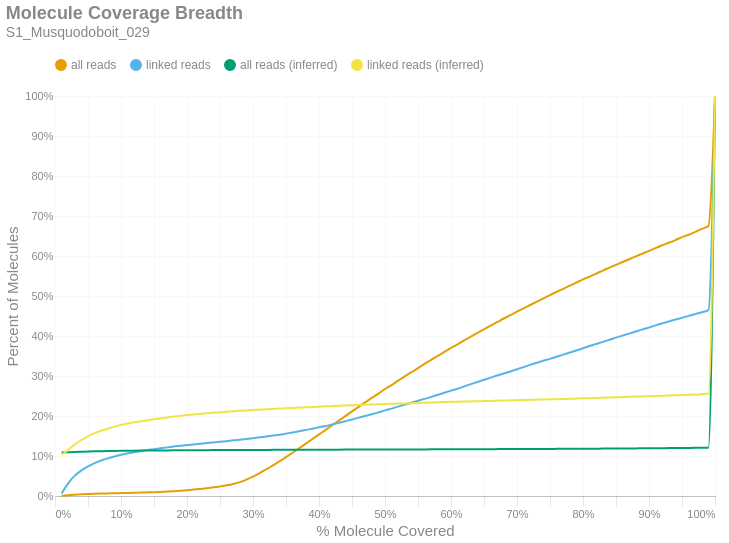

Here is the notebook cell this chart was saved with:
### Markdown cell above
### Molecule Read Coverage
This chart shows molecule coverage breadth as computed by the number of bases aligned to that molecule. In other words, "*how much of each unique long molecule is actually sequenced/aligned?*" Keep in mind there is a distinction between sequences and alignments, since some sequences belonging to a particular molecule may not align well and wouldn't appear in the alignment data. This chart also shows molecule coverage breadth as computed by the *inferred fragment* from which the aligned sequences originate. Unlike read coverage, this calculation takes into account the total insert size, including unsequenced gaps between the forward and reverse reads. Like the previous figures, these are cumulative percents.

### Code cell
if SKIPLR:
    print_html(f"Skipped")
else:
    binned_df = consolidated_hist(valids['coverage_bp'], mask, 0.01, True)
    binned_df_inf = consolidated_hist(valids['coverage_inserts'], mask, 0.01, True)
    binned_df = binned_df.with_columns(pl.lit(binned_df_inf['all reads (cumsum)']).alias('all reads (inferred)'))
    binned_df = binned_df.with_columns(pl.lit(binned_df_inf['linked reads (cumsum)']).alias('linked reads (inferred)'))
    binned_df = binned_df.with_columns(
        (pl.col('bin').cast(pl.Float64) + 0.01).alias('right_edge')
    )

    with SafeRender(binned_df):
        (
            density_plot(binned_df, 'Molecule Coverage Breadth', samplename, 'molcov', ['all reads (inferred)','linked reads (inferred)'])
            .encode(
                #x=alt.X('bin:Q', title="% Molecule Covered").axis(format = '%').scale(padding=0),
                x=alt.X('right_edge:Q', title="% Molecule Covered").axis(format='%').scale(padding=0),
                y=alt.Y('value:Q', title='Percent of Molecules')
                    .axis(format='%')
                    .stack(False)
                    .scale(domainMin=0, padding=0),
                color=alt.Color("key:N").scale(domain = ["all reads", "linked reads", "all reads (inferred)", "linked reads (inferred)"]),
                tooltip = [
                    alt.Tooltip("key:N", title = "Data Type"),
                    alt.Tooltip("range_label:N", title="% Molecule Covered"),
                    alt.Tooltip("value:Q", format = ".2%", title="% Molecules")
                ]
            )
        ).display()

### Figure 1 — Vega-Lite specification as saved in the notebook (floating-point values rounded to 4 significant figures)
{"width": "container", "height": 400, "config": {"title": {"anchor": "start", "dy": -15, "fontSize": 18, "color": "#888888", "subtitleColor": "#888888", "subtitleFontSize": 14}, "arc": {"fill": "#0072B2"}, "axis": {"domainColor": "#888888", "domainWidth": 0.5, "gridWidth": 0.2, "grid": false, "titleFontWeight": 400, "titleFontSize": 15, "labelFontSize": 11, "labelColor": "#888888", "tickColor": "#888888", "tickWidth": 0.2, "titleColor": "#888888"}, "axisBand": {"grid": false}, "axisX": {"grid": true, "tickSize": 10, "domainCap": "round"}, "axisY": {"domain": false, "grid": true, "tickSize": 0, "domainCap": "round"}, "background": "transparent", "header": {"labelFontSize": 15, "labelColor": "#888888", "titleFontSize": 15, "titleFontWeight": 600, "titleColor": "#888888"}, "legend": {"labelFont": "sans-serif", "labelFontSize": 12, "labelColor": "#888888", "symbolSize": 100, "symbolType": "circle", "titleFontSize": 12, "titlePadding": 10, "titleColor": "#888888", "title": null, "orient": "top"}, "range": {"category": ["#E69F00", "#56B4E9", "#009E73", "#F0E442", "#0072B2", "#D55E00", "#CC79A7", "#000000"], "diverging": ["#cfe8f3", "#a2d4ec", "#73bfe2", "#46abdb", "#1696d2", "#12719e"]}, "area": {"fill": "#0072B2", "fillOpacity": 0.7, "line": true, "strokeOpacity": 0.7}, "line": {"color": "#0072B2", "stroke": "#0072B2", "strokeWidth": 2}, "trail": {"color": "#0072B2", "stroke": "#0072B2", "strokeWidth": 0, "size": 1}, "point": {"filled": true, "fillOpacity": 1.0, "size": 95}, "text": {"color": "#888888", "fontSize": 11, "align": "right", "fontWeight": 400, "size": 11}, "bar": {"fill": "#0072B2", "stroke": null}, "view": {"stroke": null, "continuousWidth": 660, "continuousHeight": 400}}, "data": {"name": "data-7bdfb6e5de07fe221094ba1c9741ac44"}, "mark": {"type": "line", "interpolate": "monotone", "point": {"opacity": 0, "size": 275}}, "encoding": {"color": {"field": "key", "scale": {"domain": ["all reads", "linked reads", "all reads (inferred)", "linked reads (inferred)"]}, "type": "nominal"}, "tooltip": [{"field": "key", "title": "Data Type", "type": "nominal"}, {"field": "range_label", "title": "% Molecule Covered", "type": "nominal"}, {"field": "value", "format": ".2%", "title": "% Molecules", "type": "quantitative"}], "x": {"axis": {"format": "%"}, "field": "right_edge", "scale": {"padding": 0}, "title": "% Molecule Covered", "type": "quantitative"}, "y": {"axis": {"format": "%"}, "field": "value", "scale": {"domainMin": 0, "padding": 0}, "stack": false, "title": "Percent of Molecules", "type": "quantitative"}}, "params": [{"name": "param_c36ac31b6afebe62", "select": {"type": "point", "fields": ["key"]}, "bind": "legend"}], "title": {"text": "Molecule Coverage Breadth", "subtitle": "S1_Musquodoboit_029"}, "transform": [{"fold": ["all reads (cumsum)", "linked reads (cumsum)", "all reads (inferred)", "linked reads (inferred)"]}, {"calculate": "replace(datum.key, ' (cumsum)', '')", "as": "key"}, {"filter": {"param": "param_c36ac31b6afebe62"}}], "usermeta": {"embedOptions": {"downloadFileName": "S1_Musquodoboit_029.molcov"}}, "$schema": "https://vega.github.io/schema/vega-lite/v6.1.0.json", "datasets": {"data-7bdfb6e5de07fe221094ba1c9741ac44": [{"bin": "0.0", "interval": "0.0-0.01", "all reads": 0.0005197, "linked reads": 0.006251, "all reads (cumsum)": 0.0005197, "linked reads (cumsum)": 0.006251, "range_label": "0.0-0.01", "all reads (inferred)": 0.1086, "linked reads (inferred)": 0.1034, "right_edge": 0.01}, {"bin": "0.01", "interval": "0.01-0.02", "all reads": 0.001596, "linked reads": 0.0254, "all reads (cumsum)": 0.002116, "linked reads (cumsum)": 0.03165, "range_label": "0.01-0.02", "all reads (inferred)": 0.1093, "linked reads (inferred)": 0.1151, "right_edge": 0.02}, {"bin": "0.02", "interval": "0.02-0.03", "all reads": 0.001221, "linked reads": 0.01921, "all reads (cumsum)": 0.003338, "linked reads (cumsum)": 0.05086, "range_label": "0.02-0.03", "all reads (inferred)": 0.1101, "linked reads (inferred)": 0.1292, "right_edge": 0.03}, {"bin": "0.03", "interval": "0.03-0.04", "all reads": 0.0009231, "linked reads": 0.01308, "all reads (cumsum)": 0.004261, "linked reads (cumsum)": 0.06394, "range_label": "0.03-0.04", "all reads (inferred)": 0.1107, "linked reads (inferred)": 0.14, "right_edge": 0.04}, {"bin": "0.04", "interval": "0.04-0.05", "all reads": 0.0007168, "linked reads": 0.01017, "all reads (cumsum)": 0.004977, "linked reads (cumsum)": 0.0741, "range_label": "0.04-0.05", "all reads (inferred)": 0.1113, "linked reads (inferred)": 0.1491, "right_edge": 0.05}, {"bin": "0.05", "interval": "0.05-0.06", "all reads": 0.0005954, "linked reads": 0.007954, "all reads (cumsum)": 0.005573, "linked reads (cumsum)": 0.08206, "range_label": "0.05-0.06", "all reads (inferred)": 0.1118, "linked reads (inferred)": 0.157, "right_edge": 0.06}, {"bin": "0.06", "interval": "0.06-0.07", "all reads": 0.000504, "linked reads": 0.006553, "all reads (cumsum)": 0.006077, "linked reads (cumsum)": 0.08861, "range_label": "0.06-0.07", "all reads (inferred)": 0.1121, "linked reads (inferred)": 0.1632, "right_edge": 0.07}, {"bin": "0.07", "interval": "0.07-0.08", "all reads": 0.0004262, "linked reads": 0.005413, "all reads (cumsum)": 0.006503, "linked reads (cumsum)": 0.09402, "range_label": "0.07-0.08", "all reads (inferred)": 0.1124, "linked reads (inferred)": 0.1684, "right_edge": 0.08}, {"bin": "0.08", "interval": "0.08-0.09", "all reads": 0.0004205, "linked reads": 0.004533, "all reads (cumsum)": 0.006923, "linked reads (cumsum)": 0.09855, "range_label": "0.08-0.09", "all reads (inferred)": 0.1127, "linked reads (inferred)": 0.1735, "right_edge": 0.09}, {"bin": "0.09", "interval": "0.09-0.1", "all reads": 0.0004262, "linked reads": 0.00441, "all reads (cumsum)": 0.00735, "linked reads (cumsum)": 0.103, "range_label": "0.09-0.1", "all reads (inferred)": 0.113, "linked reads (inferred)": 0.1778, "right_edge": 0.1}, {"bin": "0.1", "interval": "0.1-0.11", "all reads": 0.0004212, "linked reads": 0.003379, "all reads (cumsum)": 0.007771, "linked reads (cumsum)": 0.1063, "range_label": "0.1-0.11", "all reads (inferred)": 0.1132, "linked reads (inferred)": 0.181, "right_edge": 0.11}, {"bin": "0.11", "interval": "0.11-0.12", "all reads": 0.0004148, "linked reads": 0.002926, "all reads (cumsum)": 0.008186, "linked reads (cumsum)": 0.1093, "range_label": "0.11-0.12", "all reads (inferred)": 0.1133, "linked reads (inferred)": 0.1843, "right_edge": 0.12}, {"bin": "0.12", "interval": "0.12-0.13", "all reads": 0.0004026, "linked reads": 0.002748, "all reads (cumsum)": 0.008588, "linked reads (cumsum)": 0.112, "range_label": "0.12-0.13", "all reads (inferred)": 0.1135, "linked reads (inferred)": 0.1868, "right_edge": 0.13}, {"bin": "0.13", "interval": "0.13-0.14", "all reads": 0.0004755, "linked reads": 0.00294, "all reads (cumsum)": 0.009064, "linked reads (cumsum)": 0.115, "range_label": "0.13-0.14", "all reads (inferred)": 0.1136, "linked reads (inferred)": 0.1896, "right_edge": 0.14}, {"bin": "0.14", "interval": "0.14-0.15", "all reads": 0.0005133, "linked reads": 0.002157, "all reads (cumsum)": 0.009577, "linked reads (cumsum)": 0.1171, "range_label": "0.14-0.15", "all reads (inferred)": 0.1138, "linked reads (inferred)": 0.1921, "right_edge": 0.15}, {"bin": "0.15", "interval": "0.15-0.16", "all reads": 0.0006204, "linked reads": 0.002445, "all reads (cumsum)": 0.0102, "linked reads (cumsum)": 0.1196, "range_label": "0.15-0.16", "all reads (inferred)": 0.1139, "linked reads (inferred)": 0.1944, "right_edge": 0.16}, {"bin": "0.16", "interval": "0.16-0.17", "all reads": 0.0008017, "linked reads": 0.001992, "all reads (cumsum)": 0.011, "linked reads (cumsum)": 0.1216, "range_label": "0.16-0.17", "all reads (inferred)": 0.114, "linked reads (inferred)": 0.1965, "right_edge": 0.17}, {"bin": "0.17", "interval": "0.17-0.18", "all reads": 0.00103, "linked reads": 0.002157, "all reads (cumsum)": 0.01203, "linked reads (cumsum)": 0.1237, "range_label": "0.17-0.18", "all reads (inferred)": 0.1142, "linked reads (inferred)": 0.1985, "right_edge": 0.18}, {"bin": "0.18", "interval": "0.18-0.19", "all reads": 0.00117, "linked reads": 0.001841, "all reads (cumsum)": 0.0132, "linked reads (cumsum)": 0.1255, "range_label": "0.18-0.19", "all reads (inferred)": 0.1143, "linked reads (inferred)": 0.2004, "right_edge": 0.19}, {"bin": "0.19", "interval": "0.19-0.2", "all reads": 0.00136, "linked reads": 0.002006, "all reads (cumsum)": 0.01456, "linked reads (cumsum)": 0.1276, "range_label": "0.19-0.2", "all reads (inferred)": 0.1144, "linked reads (inferred)": 0.2024, "right_edge": 0.2}, {"bin": "0.2", "interval": "0.2-0.21", "all reads": 0.001474, "linked reads": 0.001415, "all reads (cumsum)": 0.01603, "linked reads (cumsum)": 0.129, "range_label": "0.2-0.21", "all reads (inferred)": 0.1145, "linked reads (inferred)": 0.2039, "right_edge": 0.21}, {"bin": "0.21", "interval": "0.21-0.22", "all reads": 0.00173, "linked reads": 0.00169, "all reads (cumsum)": 0.01776, "linked reads (cumsum)": 0.1307, "range_label": "0.21-0.22", "all reads (inferred)": 0.1146, "linked reads (inferred)": 0.2057, "right_edge": 0.22}, {"bin": "0.22", "interval": "0.22-0.23", "all reads": 0.001848, "linked reads": 0.001635, "all reads (cumsum)": 0.01961, "linked reads (cumsum)": 0.1323, "range_label": "0.22-0.23", "all reads (inferred)": 0.1147, "linked reads (inferred)": 0.2069, "right_edge": 0.23}, {"bin": "0.23", "interval": "0.23-0.24", "all reads": 0.002075, "linked reads": 0.001717, "all reads (cumsum)": 0.02169, "linked reads (cumsum)": 0.134, "range_label": "0.23-0.24", "all reads (inferred)": 0.1147, "linked reads (inferred)": 0.2081, "right_edge": 0.24}, {"bin": "0.24", "interval": "0.24-0.25", "all reads": 0.002305, "linked reads": 0.001511, "all reads (cumsum)": 0.02399, "linked reads (cumsum)": 0.1355, "range_label": "0.24-0.25", "all reads (inferred)": 0.1148, "linked reads (inferred)": 0.2093, "right_edge": 0.25}, {"bin": "0.25", "interval": "0.25-0.26", "all reads": 0.002666, "linked reads": 0.001649, "all reads (cumsum)": 0.02666, "linked reads (cumsum)": 0.1372, "range_label": "0.25-0.26", "all reads (inferred)": 0.1149, "linked reads (inferred)": 0.2106, "right_edge": 0.26}, {"bin": "0.26", "interval": "0.26-0.27", "all reads": 0.003411, "linked reads": 0.001923, "all reads (cumsum)": 0.03007, "linked reads (cumsum)": 0.1391, "range_label": "0.26-0.27", "all reads (inferred)": 0.115, "linked reads (inferred)": 0.2119, "right_edge": 0.27}, {"bin": "0.27", "interval": "0.27-0.28", "all reads": 0.004727, "linked reads": 0.001539, "all reads (cumsum)": 0.03479, "linked reads (cumsum)": 0.1406, "range_label": "0.27-0.28", "all reads (inferred)": 0.115, "linked reads (inferred)": 0.2129, "right_edge": 0.28}, {"bin": "0.28", "interval": "0.28-0.29", "all reads": 0.006299, "linked reads": 0.001786, "all reads (cumsum)": 0.04109, "linked reads (cumsum)": 0.1424, "range_label": "0.28-0.29", "all reads (inferred)": 0.1151, "linked reads (inferred)": 0.214, "right_edge": 0.29}, {"bin": "0.29", "interval": "0.29-0.3", "all reads": 0.007499, "linked reads": 0.001896, "all reads (cumsum)": 0.04859, "linked reads (cumsum)": 0.1443, "range_label": "0.29-0.3", "all reads (inferred)": 0.1152, "linked reads (inferred)": 0.215, "right_edge": 0.3}, {"bin": "0.3", "interval": "0.3-0.31", "all reads": 0.008565, "linked reads": 0.002432, "all reads (cumsum)": 0.05716, "linked reads (cumsum)": 0.1467, "range_label": "0.3-0.31", "all reads (inferred)": 0.1152, "linked reads (inferred)": 0.216, "right_edge": 0.31}, {"bin": "0.31", "interval": "0.31-0.32", "all reads": 0.009262, "linked reads": 0.001951, "all reads (cumsum)": 0.06642, "linked reads (cumsum)": 0.1487, "range_label": "0.31-0.32", "all reads (inferred)": 0.1153, "linked reads (inferred)": 0.2168, "right_edge": 0.32}, {"bin": "0.32", "interval": "0.32-0.33", "all reads": 0.01, "linked reads": 0.002432, "all reads (cumsum)": 0.07642, "linked reads (cumsum)": 0.1511, "range_label": "0.32-0.33", "all reads (inferred)": 0.1153, "linked reads (inferred)": 0.2177, "right_edge": 0.33}, {"bin": "0.33", "interval": "0.33-0.34", "all reads": 0.01014, "linked reads": 0.002047, "all reads (cumsum)": 0.08656, "linked reads (cumsum)": 0.1532, "range_label": "0.33-0.34", "all reads (inferred)": 0.1154, "linked reads (inferred)": 0.2187, "right_edge": 0.34}, {"bin": "0.34", "interval": "0.34-0.35", "all reads": 0.01068, "linked reads": 0.002775, "all reads (cumsum)": 0.09724, "linked reads (cumsum)": 0.156, "range_label": "0.34-0.35", "all reads (inferred)": 0.1154, "linked reads (inferred)": 0.2194, "right_edge": 0.35}, {"bin": "0.35", "interval": "0.35-0.36", "all reads": 0.01082, "linked reads": 0.002912, "all reads (cumsum)": 0.1081, "linked reads (cumsum)": 0.1589, "range_label": "0.35-0.36", "all reads (inferred)": 0.1155, "linked reads (inferred)": 0.2203, "right_edge": 0.36}, {"bin": "0.36", "interval": "0.36-0.37", "all reads": 0.01124, "linked reads": 0.003064, "all reads (cumsum)": 0.1193, "linked reads (cumsum)": 0.1619, "range_label": "0.36-0.37", "all reads (inferred)": 0.1156, "linked reads (inferred)": 0.221, "right_edge": 0.37}, {"bin": "0.37", "interval": "0.37-0.38", "all reads": 0.01146, "linked reads": 0.00305, "all reads (cumsum)": 0.1308, "linked reads (cumsum)": 0.165, "range_label": "0.37-0.38", "all reads (inferred)": 0.1156, "linked reads (inferred)": 0.2218, "right_edge": 0.38}, {"bin": "0.38", "interval": "0.38-0.39", "all reads": 0.01143, "linked reads": 0.003393, "all reads (cumsum)": 0.1422, "linked reads (cumsum)": 0.1684, "range_label": "0.38-0.39", "all reads (inferred)": 0.1157, "linked reads (inferred)": 0.2226, "right_edge": 0.39}, {"bin": "0.39", "interval": "0.39-0.4", "all reads": 0.01181, "linked reads": 0.003379, "all reads (cumsum)": 0.154, "linked reads (cumsum)": 0.1717, "range_label": "0.39-0.4", "all reads (inferred)": 0.1157, "linked reads (inferred)": 0.2234, "right_edge": 0.4}, {"bin": "0.4", "interval": "0.4-0.41", "all reads": 0.01128, "linked reads": 0.003352, "all reads (cumsum)": 0.1653, "linked reads (cumsum)": 0.1751, "range_label": "0.4-0.41", "all reads (inferred)": 0.1158, "linked reads (inferred)": 0.2242, "right_edge": 0.41}, {"bin": "0.41", "interval": "0.41-0.42", "all reads": 0.01162, "linked reads": 0.003819, "all reads (cumsum)": 0.1769, "linked reads (cumsum)": 0.1789, "range_label": "0.41-0.42", "all reads (inferred)": 0.1158, "linked reads (inferred)": 0.2249, "right_edge": 0.42}, {"bin": "0.42", "interval": "0.42-0.43", "all reads": 0.01153, "linked reads": 0.003888, "all reads (cumsum)": 0.1884, "linked reads (cumsum)": 0.1828, "range_label": "0.42-0.43", "all reads (inferred)": 0.1159, "linked reads (inferred)": 0.2257, "right_edge": 0.43}, {"bin": "0.43", "interval": "0.43-0.44", "all reads": 0.0114, "linked reads": 0.004272, "all reads (cumsum)": 0.1998, "linked reads (cumsum)": 0.1871, "range_label": "0.43-0.44", "all reads (inferred)": 0.1159, "linked reads (inferred)": 0.2264, "right_edge": 0.44}, {"bin": "0.44", "interval": "0.44-0.45", "all reads": 0.01165, "linked reads": 0.004286, "all reads (cumsum)": 0.2115, "linked reads (cumsum)": 0.1914, "range_label": "0.44-0.45", "all reads (inferred)": 0.116, "linked reads (inferred)": 0.2271, "right_edge": 0.45}, {"bin": "0.45", "interval": "0.45-0.46", "all reads": 0.01147, "linked reads": 0.004492, "all reads (cumsum)": 0.223, "linked reads (cumsum)": 0.1959, "range_label": "0.45-0.46", "all reads (inferred)": 0.1161, "linked reads (inferred)": 0.2276, "right_edge": 0.46}, {"bin": "0.46", "interval": "0.46-0.47", "all reads": 0.01101, "linked reads": 0.004121, "all reads (cumsum)": 0.234, "linked reads (cumsum)": 0.2, "range_label": "0.46-0.47", "all reads (inferred)": 0.1161, "linked reads (inferred)": 0.2282, "right_edge": 0.47}, {"bin": "0.47", "interval": "0.47-0.48", "all reads": 0.01127, "linked reads": 0.004341, "all reads (cumsum)": 0.2452, "linked reads (cumsum)": 0.2043, "range_label": "0.47-0.48", "all reads (inferred)": 0.1162, "linked reads (inferred)": 0.2288, "right_edge": 0.48}, {"bin": "0.48", "interval": "0.48-0.49", "all reads": 0.01068, "linked reads": 0.004698, "all reads (cumsum)": 0.2559, "linked reads (cumsum)": 0.209, "range_label": "0.48-0.49", "all reads (inferred)": 0.1162, "linked reads (inferred)": 0.2294, "right_edge": 0.49}, {"bin": "0.49", "interval": "0.49-0.5", "all reads": 0.01156, "linked reads": 0.005056, "all reads (cumsum)": 0.2675, "linked reads (cumsum)": 0.2141, "range_label": "0.49-0.5", "all reads (inferred)": 0.1163, "linked reads (inferred)": 0.23, "right_edge": 0.5}, {"bin": "0.5", "interval": "0.5-0.51", "all reads": 0.009925, "linked reads": 0.004437, "all reads (cumsum)": 0.2774, "linked reads (cumsum)": 0.2185, "range_label": "0.5-0.51", "all reads (inferred)": 0.1163, "linked reads (inferred)": 0.2305, "right_edge": 0.51}, {"bin": "0.51", "interval": "0.51-0.52", "all reads": 0.01099, "linked reads": 0.004973, "all reads (cumsum)": 0.2884, "linked reads (cumsum)": 0.2235, "range_label": "0.51-0.52", "all reads (inferred)": 0.1163, "linked reads (inferred)": 0.231, "right_edge": 0.52}, {"bin": "0.52", "interval": "0.52-0.53", "all reads": 0.01052, "linked reads": 0.004863, "all reads (cumsum)": 0.2989, "linked reads (cumsum)": 0.2283, "range_label": "0.52-0.53", "all reads (inferred)": 0.1164, "linked reads (inferred)": 0.2315, "right_edge": 0.53}, {"bin": "0.53", "interval": "0.53-0.54", "all reads": 0.01065, "linked reads": 0.004863, "all reads (cumsum)": 0.3096, "linked reads (cumsum)": 0.2332, "range_label": "0.53-0.54", "all reads (inferred)": 0.1165, "linked reads (inferred)": 0.2321, "right_edge": 0.54}, {"bin": "0.54", "interval": "0.54-0.55", "all reads": 0.01022, "linked reads": 0.004959, "all reads (cumsum)": 0.3198, "linked reads (cumsum)": 0.2382, "range_label": "0.54-0.55", "all reads (inferred)": 0.1165, "linked reads (inferred)": 0.2325, "right_edge": 0.55}, {"bin": "0.55", "interval": "0.55-0.56", "all reads": 0.01036, "linked reads": 0.004671, "all reads (cumsum)": 0.3301, "linked reads (cumsum)": 0.2428, "range_label": "0.55-0.56", "all reads (inferred)": 0.1166, "linked reads (inferred)": 0.2331, "right_edge": 0.56}, {"bin": "0.56", "interval": "0.56-0.57", "all reads": 0.01024, "linked reads": 0.004987, "all reads (cumsum)": 0.3404, "linked reads (cumsum)": 0.2478, "range_label": "0.56-0.57", "all reads (inferred)": 0.1166, "linked reads (inferred)": 0.2337, "right_edge": 0.57}, {"bin": "0.57", "interval": "0.57-0.58", "all reads": 0.009878, "linked reads": 0.005207, "all reads (cumsum)": 0.3503, "linked reads (cumsum)": 0.253, "range_label": "0.57-0.58", "all reads (inferred)": 0.1167, "linked reads (inferred)": 0.2342, "right_edge": 0.58}, {"bin": "0.58", "interval": "0.58-0.59", "all reads": 0.009875, "linked reads": 0.005056, "all reads (cumsum)": 0.3601, "linked reads (cumsum)": 0.2581, "range_label": "0.58-0.59", "all reads (inferred)": 0.1167, "linked reads (inferred)": 0.2348, "right_edge": 0.59}, {"bin": "0.59", "interval": "0.59-0.6", "all reads": 0.009987, "linked reads": 0.005426, "all reads (cumsum)": 0.3701, "linked reads (cumsum)": 0.2635, "range_label": "0.59-0.6", "all reads (inferred)": 0.1168, "linked reads (inferred)": 0.2353, "right_edge": 0.6}, {"bin": "0.6", "interval": "0.6-0.61", "all reads": 0.009157, "linked reads": 0.004685, "all reads (cumsum)": 0.3793, "linked reads (cumsum)": 0.2682, "range_label": "0.6-0.61", "all reads (inferred)": 0.1168, "linked reads (inferred)": 0.2357, "right_edge": 0.61}, {"bin": "0.61", "interval": "0.61-0.62", "all reads": 0.009757, "linked reads": 0.005839, "all reads (cumsum)": 0.389, "linked reads (cumsum)": 0.274, "range_label": "0.61-0.62", "all reads (inferred)": 0.1169, "linked reads (inferred)": 0.2361, "right_edge": 0.62}, {"bin": "0.62", "interval": "0.62-0.63", "all reads": 0.009477, "linked reads": 0.00555, "all reads (cumsum)": 0.3985, "linked reads (cumsum)": 0.2796, "range_label": "0.62-0.63", "all reads (inferred)": 0.117, "linked reads (inferred)": 0.2366, "right_edge": 0.63}, {"bin": "0.63", "interval": "0.63-0.64", "all reads": 0.009233, "linked reads": 0.005468, "all reads (cumsum)": 0.4077, "linked reads (cumsum)": 0.2851, "range_label": "0.63-0.64", "all reads (inferred)": 0.117, "linked reads (inferred)": 0.2368, "right_edge": 0.64}, {"bin": "0.64", "interval": "0.64-0.65", "all reads": 0.009007, "linked reads": 0.005426, "all reads (cumsum)": 0.4167, "linked reads (cumsum)": 0.2905, "range_label": "0.64-0.65", "all reads (inferred)": 0.1171, "linked reads (inferred)": 0.2373, "right_edge": 0.65}, {"bin": "0.65", "interval": "0.65-0.66", "all reads": 0.009255, "linked reads": 0.005371, "all reads (cumsum)": 0.426, "linked reads (cumsum)": 0.2959, "range_label": "0.65-0.66", "all reads (inferred)": 0.1171, "linked reads (inferred)": 0.2378, "right_edge": 0.66}, {"bin": "0.66", "interval": "0.66-0.67", "all reads": 0.008798, "linked reads": 0.005413, "all reads (cumsum)": 0.4348, "linked reads (cumsum)": 0.3013, "range_label": "0.66-0.67", "all reads (inferred)": 0.1172, "linked reads (inferred)": 0.2383, "right_edge": 0.67}, {"bin": "0.67", "interval": "0.67-0.68", "all reads": 0.008947, "linked reads": 0.005069, "all reads (cumsum)": 0.4437, "linked reads (cumsum)": 0.3063, "range_label": "0.67-0.68", "all reads (inferred)": 0.1173, "linked reads (inferred)": 0.2387, "right_edge": 0.68}, {"bin": "0.68", "interval": "0.68-0.69", "all reads": 0.008543, "linked reads": 0.00511, "all reads (cumsum)": 0.4523, "linked reads (cumsum)": 0.3114, "range_label": "0.68-0.69", "all reads (inferred)": 0.1173, "linked reads (inferred)": 0.2392, "right_edge": 0.69}, {"bin": "0.69", "interval": "0.69-0.7", "all reads": 0.008665, "linked reads": 0.005289, "all reads (cumsum)": 0.461, "linked reads (cumsum)": 0.3167, "range_label": "0.69-0.7", "all reads (inferred)": 0.1174, "linked reads (inferred)": 0.2396, "right_edge": 0.7}, {"bin": "0.7", "interval": "0.7-0.71", "all reads": 0.008359, "linked reads": 0.00544, "all reads (cumsum)": 0.4693, "linked reads (cumsum)": 0.3222, "range_label": "0.7-0.71", "all reads (inferred)": 0.1174, "linked reads (inferred)": 0.24, "right_edge": 0.71}, {"bin": "0.71", "interval": "0.71-0.72", "all reads": 0.008198, "linked reads": 0.00566, "all reads (cumsum)": 0.4775, "linked reads (cumsum)": 0.3278, "range_label": "0.71-0.72", "all reads (inferred)": 0.1175, "linked reads (inferred)": 0.2404, "right_edge": 0.72}, {"bin": "0.72", "interval": "0.72-0.73", "all reads": 0.008352, "linked reads": 0.005165, "all reads (cumsum)": 0.4859, "linked reads (cumsum)": 0.333, "range_label": "0.72-0.73", "all reads (inferred)": 0.1176, "linked reads (inferred)": 0.2408, "right_edge": 0.73}, {"bin": "0.73", "interval": "0.73-0.74", "all reads": 0.008059, "linked reads": 0.005207, "all reads (cumsum)": 0.4939, "linked reads (cumsum)": 0.3382, "range_label": "0.73-0.74", "all reads (inferred)": 0.1177, "linked reads (inferred)": 0.2414, "right_edge": 0.74}, {"bin": "0.74", "interval": "0.74-0.75", "all reads": 0.008425, "linked reads": 0.004671, "all reads (cumsum)": 0.5023, "linked reads (cumsum)": 0.3429, "range_label": "0.74-0.75", "all reads (inferred)": 0.1178, "linked reads (inferred)": 0.2418, "right_edge": 0.75}, {"bin": "0.75", "interval": "0.75-0.76", "all reads": 0.007729, "linked reads": 0.005234, "all reads (cumsum)": 0.5101, "linked reads (cumsum)": 0.3481, "range_label": "0.75-0.76", "all reads (inferred)": 0.1178, "linked reads (inferred)": 0.2422, "right_edge": 0.76}, {"bin": "0.76", "interval": "0.76-0.77", "all reads": 0.007979, "linked reads": 0.00522, "all reads (cumsum)": 0.5181, "linked reads (cumsum)": 0.3533, "range_label": "0.76-0.77", "all reads (inferred)": 0.1179, "linked reads (inferred)": 0.2426, "right_edge": 0.77}, {"bin": "0.77", "interval": "0.77-0.78", "all reads": 0.007699, "linked reads": 0.005303, "all reads (cumsum)": 0.5258, "linked reads (cumsum)": 0.3586, "range_label": "0.77-0.78", "all reads (inferred)": 0.118, "linked reads (inferred)": 0.243, "right_edge": 0.78}, {"bin": "0.78", "interval": "0.78-0.79", "all reads": 0.007696, "linked reads": 0.005152, "all reads (cumsum)": 0.5334, "linked reads (cumsum)": 0.3638, "range_label": "0.78-0.79", "all reads (inferred)": 0.1181, "linked reads (inferred)": 0.2436, "right_edge": 0.79}, {"bin": "0.79", "interval": "0.79-0.8", "all reads": 0.007969, "linked reads": 0.005729, "all reads (cumsum)": 0.5414, "linked reads (cumsum)": 0.3695, "range_label": "0.79-0.8", "all reads (inferred)": 0.1182, "linked reads (inferred)": 0.2441, "right_edge": 0.8}, {"bin": "0.8", "interval": "0.8-0.81", "all reads": 0.007209, "linked reads": 0.005385, "all reads (cumsum)": 0.5486, "linked reads (cumsum)": 0.3749, "range_label": "0.8-0.81", "all reads (inferred)": 0.1183, "linked reads (inferred)": 0.2446, "right_edge": 0.81}, {"bin": "0.81", "interval": "0.81-0.82", "all reads": 0.007391, "linked reads": 0.005193, "all reads (cumsum)": 0.556, "linked reads (cumsum)": 0.3801, "range_label": "0.81-0.82", "all reads (inferred)": 0.1184, "linked reads (inferred)": 0.2452, "right_edge": 0.82}, {"bin": "0.82", "interval": "0.82-0.83", "all reads": 0.007579, "linked reads": 0.005165, "all reads (cumsum)": 0.5636, "linked reads (cumsum)": 0.3853, "range_label": "0.82-0.83", "all reads (inferred)": 0.1185, "linked reads (inferred)": 0.2457, "right_edge": 0.83}, {"bin": "0.83", "interval": "0.83-0.84", "all reads": 0.007228, "linked reads": 0.005344, "all reads (cumsum)": 0.5708, "linked reads (cumsum)": 0.3906, "range_label": "0.83-0.84", "all reads (inferred)": 0.1186, "linked reads (inferred)": 0.2462, "right_edge": 0.84}, {"bin": "0.84", "interval": "0.84-0.85", "all reads": 0.007123, "linked reads": 0.005371, "all reads (cumsum)": 0.5779, "linked reads (cumsum)": 0.396, "range_label": "0.84-0.85", "all reads (inferred)": 0.1187, "linked reads (inferred)": 0.2467, "right_edge": 0.85}, {"bin": "0.85", "interval": "0.85-0.86", "all reads": 0.007057, "linked reads": 0.005042, "all reads (cumsum)": 0.585, "linked reads (cumsum)": 0.401, "range_label": "0.85-0.86", "all reads (inferred)": 0.1188, "linked reads (inferred)": 0.2474, "right_edge": 0.86}, {"bin": "0.86", "interval": "0.86-0.87", "all reads": 0.006975, "linked reads": 0.005001, "all reads (cumsum)": 0.592, "linked reads (cumsum)": 0.406, "range_label": "0.86-0.87", "all reads (inferred)": 0.1189, "linked reads (inferred)": 0.2479, "right_edge": 0.87}, {"bin": "0.87", "interval": "0.87-0.88", "all reads": 0.007126, "linked reads": 0.005207, "all reads (cumsum)": 0.5991, "linked reads (cumsum)": 0.4112, "range_label": "0.87-0.88", "all reads (inferred)": 0.119, "linked reads (inferred)": 0.2485, "right_edge": 0.88}, {"bin": "0.88", "interval": "0.88-0.89", "all reads": 0.006899, "linked reads": 0.005248, "all reads (cumsum)": 0.606, "linked reads (cumsum)": 0.4165, "range_label": "0.88-0.89", "all reads (inferred)": 0.1192, "linked reads (inferred)": 0.249, "right_edge": 0.89}, {"bin": "0.89", "interval": "0.89-0.9", "all reads": 0.006977, "linked reads": 0.004863, "all reads (cumsum)": 0.613, "linked reads (cumsum)": 0.4213, "range_label": "0.89-0.9", "all reads (inferred)": 0.1193, "linked reads (inferred)": 0.2496, "right_edge": 0.9}, {"bin": "0.9", "interval": "0.9-0.91", "all reads": 0.006553, "linked reads": 0.005275, "all reads (cumsum)": 0.6195, "linked reads (cumsum)": 0.4266, "range_label": "0.9-0.91", "all reads (inferred)": 0.1194, "linked reads (inferred)": 0.2502, "right_edge": 0.91}, {"bin": "0.91", "interval": "0.91-0.92", "all reads": 0.007232, "linked reads": 0.004918, "all reads (cumsum)": 0.6268, "linked reads (cumsum)": 0.4315, "range_label": "0.91-0.92", "all reads (inferred)": 0.1196, "linked reads (inferred)": 0.2507, "right_edge": 0.92}, {"bin": "0.92", "interval": "0.92-0.93", "all reads": 0.006401, "linked reads": 0.004753, "all reads (cumsum)": 0.6332, "linked reads (cumsum)": 0.4363, "range_label": "0.92-0.93", "all reads (inferred)": 0.1197, "linked reads (inferred)": 0.2512, "right_edge": 0.93}, {"bin": "0.93", "interval": "0.93-0.94", "all reads": 0.006721, "linked reads": 0.004781, "all reads (cumsum)": 0.6399, "linked reads (cumsum)": 0.4411, "range_label": "0.93-0.94", "all reads (inferred)": 0.1199, "linked reads (inferred)": 0.2518, "right_edge": 0.94}, {"bin": "0.94", "interval": "0.94-0.95", "all reads": 0.007326, "linked reads": 0.004479, "all reads (cumsum)": 0.6472, "linked reads (cumsum)": 0.4455, "range_label": "0.94-0.95", "all reads (inferred)": 0.12, "linked reads (inferred)": 0.2524, "right_edge": 0.95}, {"bin": "0.95", "interval": "0.95-0.96", "all reads": 0.00603, "linked reads": 0.004822, "all reads (cumsum)": 0.6532, "linked reads (cumsum)": 0.4504, "range_label": "0.95-0.96", "all reads (inferred)": 0.1202, "linked reads (inferred)": 0.2531, "right_edge": 0.96}, {"bin": "0.96", "interval": "0.96-0.97", "all reads": 0.007061, "linked reads": 0.004259, "all reads (cumsum)": 0.6603, "linked reads (cumsum)": 0.4546, "range_label": "0.96-0.97", "all reads (inferred)": 0.1203, "linked reads (inferred)": 0.2538, "right_edge": 0.97}, {"bin": "0.97", "interval": "0.97-0.98", "all reads": 0.00743, "linked reads": 0.004918, "all reads (cumsum)": 0.6677, "linked reads (cumsum)": 0.4595, "range_label": "0.97-0.98", "all reads (inferred)": 0.1205, "linked reads (inferred)": 0.2547, "right_edge": 0.98}, {"bin": "0.98", "interval": "0.98-0.99", "all reads": 0.007183, "linked reads": 0.004973, "all reads (cumsum)": 0.6749, "linked reads (cumsum)": 0.4645, "range_label": "0.98-0.99", "all reads (inferred)": 0.1209, "linked reads (inferred)": 0.256, "right_edge": 0.99}, {"bin": "0.99", "interval": "0.99-1.0", "all reads": 0.3251, "linked reads": 0.5355, "all reads (cumsum)": 1.0, "linked reads (cumsum)": 1.0, "range_label": "0.99-1.0", "all reads (inferred)": 1.0, "linked reads (inferred)": 1.0, "right_edge": 1.0}]}}
